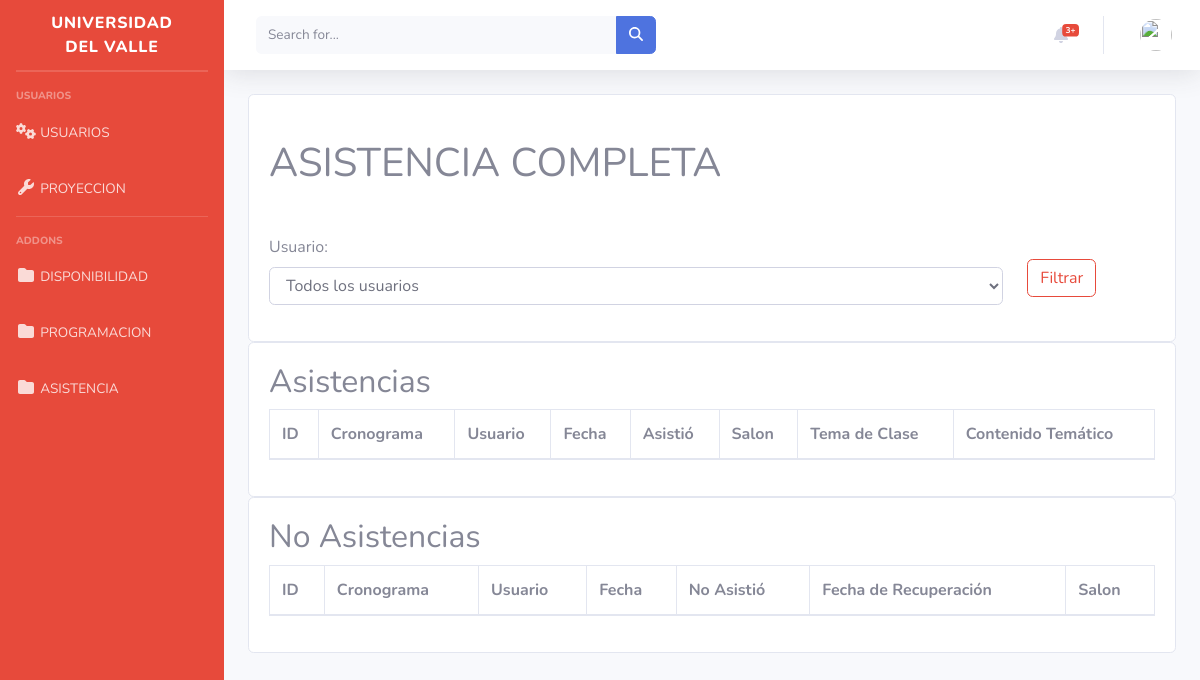
Before: /inicio/tabla-asistencias with the older database file.
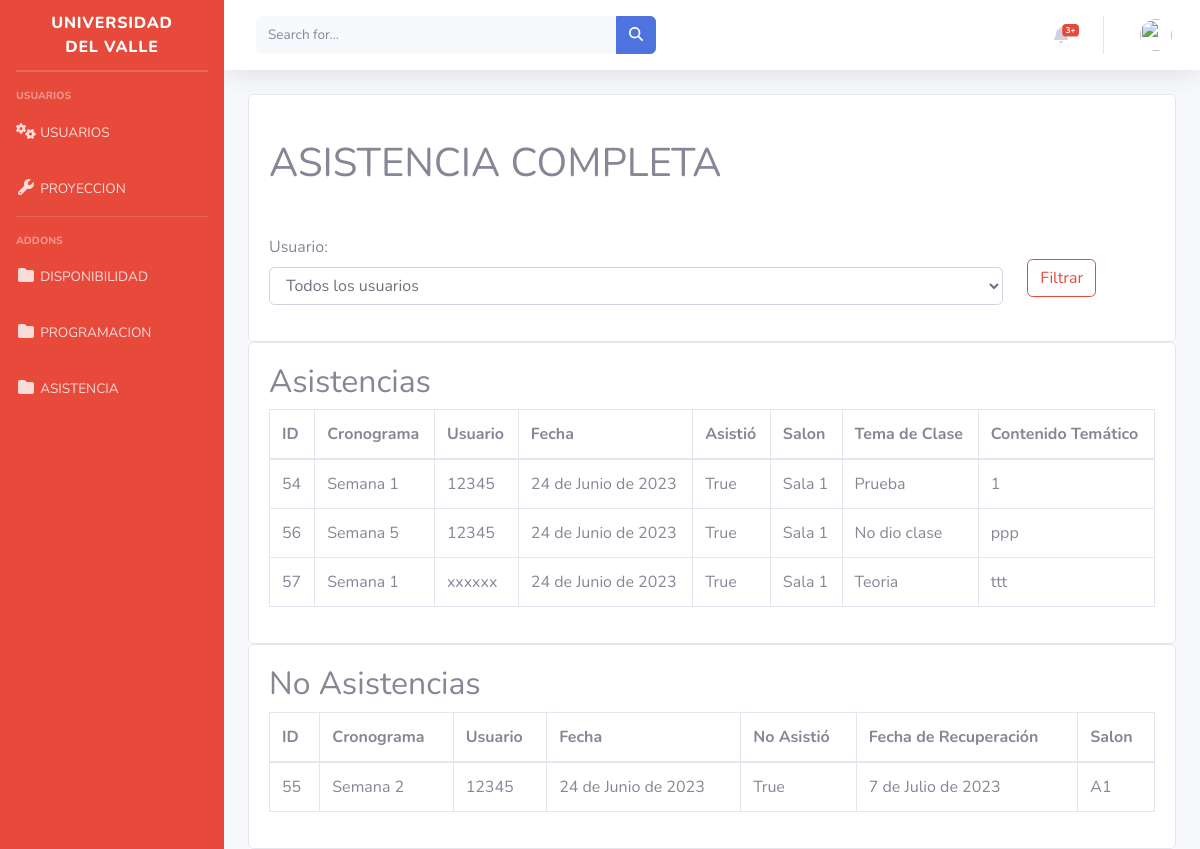
After: the same page with the newer database file.
### inicio/models.py (models this page shows, shortened)
class Asistencia(models.Model):
    id = models.AutoField(primary_key=True)
    cronograma = models.ForeignKey(Cronograma, on_delete=models.CASCADE)
    usuario = models.ForeignKey(User, on_delete=models.CASCADE)
    fecha = models.DateField(auto_now_add=True)
    asistio = models.BooleanField(default=False)
    noAsistio= models.BooleanField(default=False)
    fecha_recuperacion = models.DateField(blank=True, null=True)
    tema_clase = models.CharField(max_length=100, blank=True, null=True)
    salon = models.ForeignKey(Salones, on_delete=models.SET_NULL, blank=True, null=True)

class Cronograma(models.Model):
    id = models.AutoField(primary_key=True)  # Campo de ID autoincremental
    id_usuarios = models.ForeignKey(User, on_delete=models.CASCADE)
    semana = models.IntegerField()
    fecha = models.DateField()
    contenido_tematico = models.TextField()
    material_apoyo = models.TextField()
    observaciones = models.TextField()
    chequeo = models.BooleanField(default=False)
    mostrar_en_tabla = models.BooleanField(default=True)
    def __str__(self):
        return f"Semana {self.semana}"

class Salones(models.Model):
    id = models.AutoField(primary_key=True)
    nombre = models.CharField(max_length=300)
    tipo = models.CharField(max_length=300)
    capacidad = models.PositiveIntegerField(default=0)

### inicio/views.py (the view)
# urls.py: path('tabla-asistencias', views.mostrar_tabla_asistencias, name='mostrarAsistencia'),
def mostrar_tabla_asistencias(request):
    asistencias = Asistencia.objects.all()
    usuarios_asistencias = asistencias.values_list('usuario__username', flat=True).distinct()
    usuarios = User.objects.filter(username__in=usuarios_asistencias)
    usuario_seleccionado = request.POST.get('usuario')
    if usuario_seleccionado:
        asistencias = asistencias.filter(usuario__username=usuario_seleccionado)
    context = {'asistencias': asistencias, 'usuarios': usuarios, 'usuario_seleccionado': usuario_seleccionado}
    return render(request, 'mostrarAsistencia.html', context)

### inicio/templates/mostrarAsistencia.html (shortened to what this page needs)
{% extends 'base.html' %}
{% block content %}
<div class="card">
  <div class="card-body">
    <h1 class="mt-4">ASISTENCIA COMPLETA</h1>
  </div>
  <div class="card-body">
    <form method="POST" id="filtro-form" class="row align-items-center">
      <div class="form-group col-10">
        <label for="usuario">Usuario:</label>
        <select name="usuario" id="usuario" class="form-control">
          <option value="">Todos los usuarios</option>
        </select>
      </div>
      <div class="col-1">
        <button type="submit" class="btn btn-outline-danger">Filtrar</button>
      </div>
    </form>
  </div>
</div>
<div class="card">
  <div class="card-body">
    <h2>Asistencias</h2>
    <div class="table-responsive">
      <table class="table table-bordered" id="dataTableAsistencias" width="100%" cellspacing="0">
        <thead>
          <tr>
            <th>ID</th>
            <th>Cronograma</th>
            <th>Usuario</th>
            <th>Fecha</th>
            <th>Asistió</th>
            <th>Salon</th>
            <th>Tema de Clase</th>
            <th>Contenido Temático</th>
          </tr>
        </thead>
        <tbody>
          {% for asistencia in asistencias %}
          {% if asistencia.asistio %}
          <tr>
            <td>{{ asistencia.id }}</td>
            <td>{{ asistencia.cronograma }}</td>
            <td>{{ asistencia.usuario }}</td>
            <td>{{ asistencia.fecha }}</td>
            <td>{{ asistencia.asistio }}</td>
            <td>{{ asistencia.salon.nombre }}</td>
            <td>{{ asistencia.tema_clase }}</td>
            <td>{{ asistencia.cronograma.contenido_tematico }}</td>
          </tr>
          {% endif %}
          {% endfor %}
        </tbody>
      </table>
    </div>
  </div>
</div>
<div class="card">
  <div class="card-body">
    <h2>No Asistencias</h2>
    <div class="table-responsive">
      <table class="table table-bordered" id="dataTableNoAsistencias" width="100%" cellspacing="0">
        <thead>
          <tr>
            <th>ID</th>
            <th>Cronograma</th>
            <th>Usuario</th>
            <th>Fecha</th>
            <th>No Asistió</th>
            <th>Fecha de Recuperación</th>
            <th>Salon</th>
          </tr>
        </thead>
        <tbody>
          {% for asistencia in asistencias %}
          {% if asistencia.noAsistio %}
          <tr>
            <td>{{ asistencia.id }}</td>
            <td>{{ asistencia.cronograma }}</td>
            <td>{{ asistencia.usuario }}</td>
            <td>{{ asistencia.fecha }}</td>
            <td>{{ asistencia.noAsistio }}</td>
            <td>{{ asistencia.fecha_recuperacion }}</td>
            <td>{{ asistencia.salon.nombre }}</td>
          </tr>
          {% endif %}
          {% endfor %}
        </tbody>
      </table>
    </div>
  </div>
</div>
{% endblock %}

Changed rows visible on the page:
added Asistencia: id "54", cronograma "Semana 1", usuario "12345", fecha "24 de Junio de 2023", asistio "True", salon.nombre "Sala 1", tema_clase "Prueba", cronograma.contenido_tematico "1", shown under "Asistencias"
added Asistencia: id "56", cronograma "Semana 5", usuario "12345", fecha "24 de Junio de 2023", asistio "True", salon.nombre "Sala 1", tema_clase "No dio clase", cronograma.contenido_tematico "ppp", shown under "Asistencias"
added Asistencia: id "57", cronograma "Semana 1", usuario "xxxxxx", fecha "24 de Junio de 2023", asistio "True", salon.nombre "Sala 1", tema_clase "Teoria", cronograma.contenido_tematico "ttt", shown under "Asistencias"
added Asistencia: id "55", cronograma "Semana 2", usuario "12345", fecha "24 de Junio de 2023", noAsistio "True", fecha_recuperacion "7 de Julio de 2023", salon.nombre "A1", shown under "No Asistencias"
